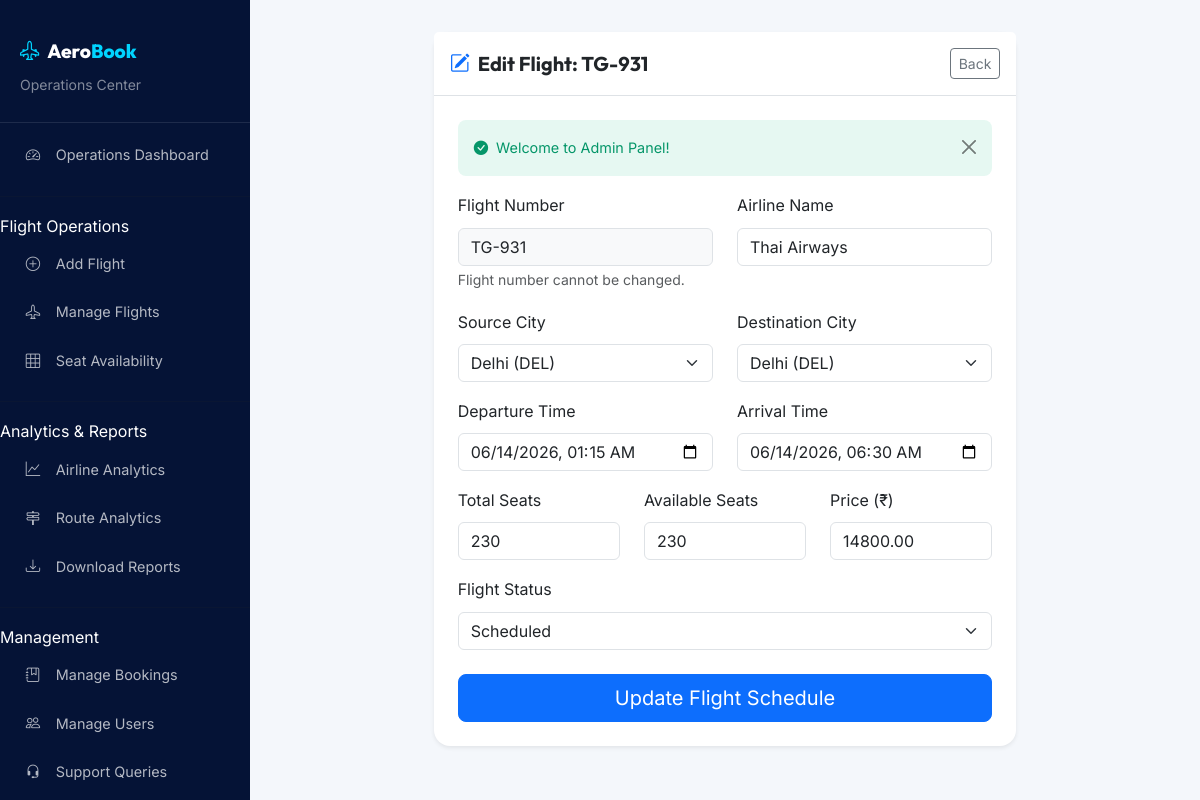
The app's page /admin/edit-flight.php?id=78 (signed in), older data.
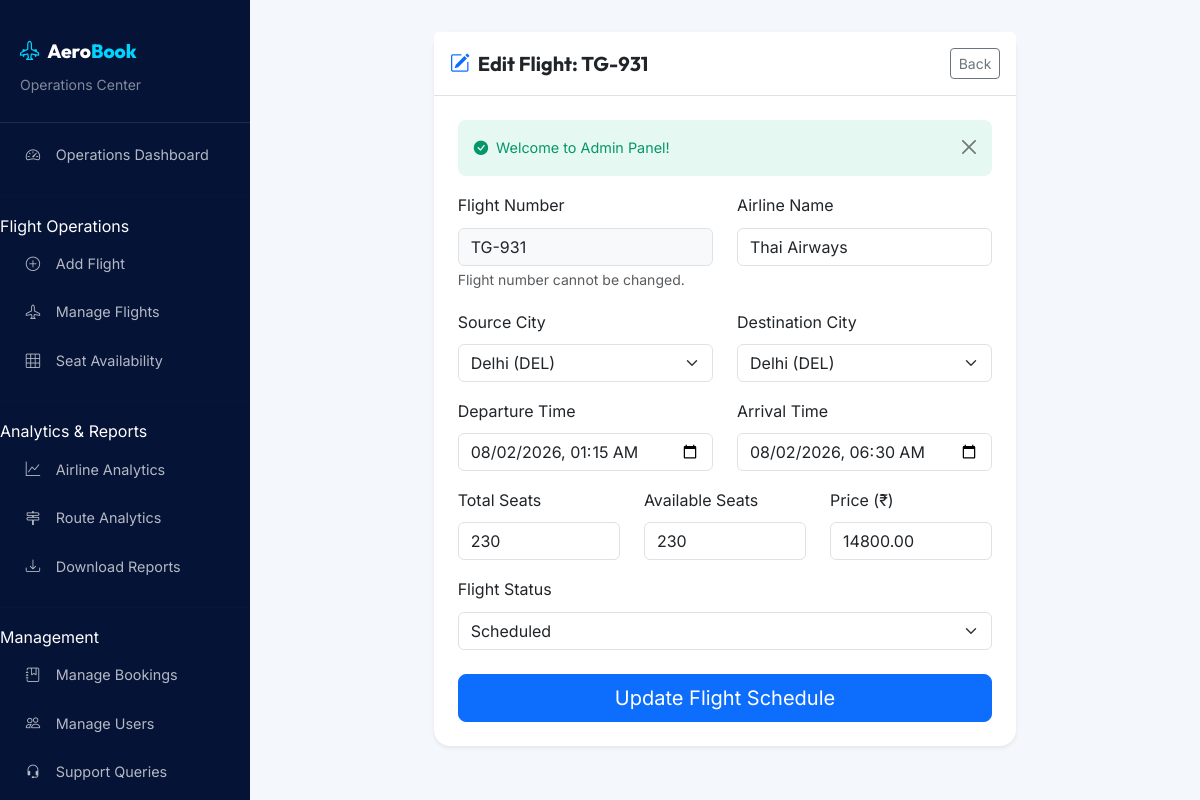
The same page, newer data.
### tables this page shows
CREATE TABLE IF NOT EXISTS flights (
    flight_id INT AUTO_INCREMENT PRIMARY KEY,
    airline_name VARCHAR(100) NOT NULL,
    flight_number VARCHAR(20) NOT NULL UNIQUE,
    source VARCHAR(100) NOT NULL,
    destination VARCHAR(100) NOT NULL,
    departure_time DATETIME NOT NULL,
    arrival_time DATETIME NOT NULL,
    total_seats INT NOT NULL DEFAULT 180,
    seats_available INT NOT NULL DEFAULT 180,
    price DECIMAL(10, 2) NOT NULL,
    status ENUM('Scheduled', 'Delayed', 'Cancelled', 'Completed') DEFAULT 'Scheduled',
    created_at TIMESTAMP DEFAULT CURRENT_TIMESTAMP
);

### includes/FlightHelper.php (called while the page is built, shortened)
<?php
if (!defined('AEROBOOK_FLIGHT_HELPER')) {
function getFlightById($id) {
    global $conn;
    $stmt = mysqli_prepare($conn, "SELECT * FROM flights WHERE flight_id = ?");
    mysqli_stmt_bind_param($stmt, "i", $id);
    mysqli_stmt_execute($stmt);
    $result = mysqli_stmt_get_result($stmt);
    $flight = mysqli_fetch_assoc($result);
    return $flight;
}
}

### admin/edit-flight.php (the view, shortened to what this page needs)
<?php
require_once __DIR__ . '/includes/admin-header.php';
$id = intval($_GET['id'] ?? 0);
$f = getFlightById($id);
?>
<div class="row justify-content-center">
    <div class="col-lg-8">
        <div class="card border-0 shadow-sm rounded-4">
            <div class="card-header bg-white p-3 border-bottom d-flex justify-content-between align-items-center">
                <h5 class="mb-0 fw-bold"><i class="bi bi-pencil-square me-2 text-primary"></i>Edit Flight: <?php echo $f['flight_number']; ?></h5>
                <a href="manage-flights.php" class="btn btn-sm btn-outline-secondary">Back</a>
            </div>
            <div class="card-body p-4">
                <form method="POST">
                    <div class="row">
                        <div class="col-md-6 mb-3">
                            <label class="form-label">Flight Number</label>
                            <input type="text" class="form-control bg-light" value="<?php echo $f['flight_number']; ?>" disabled>
                            <small class="text-muted">Flight number cannot be changed.</small>
                        </div>
                        <div class="col-md-6 mb-3">
                            <label class="form-label">Airline Name</label>
                            <input type="text" name="airline_name" class="form-control" value="<?php echo htmlspecialchars($f['airline_name']); ?>" required>
                        </div>
                    </div>
                    <div class="row">
                        <div class="col-md-6 mb-3">
                            <label class="form-label">Source City</label>
                            <select name="source" class="form-select" required>
                            </select>
                        </div>
                        <div class="col-md-6 mb-3">
                            <label class="form-label">Destination City</label>
                            <select name="destination" class="form-select" required>
                            </select>
                        </div>
                    </div>
                    <div class="row">
                        <div class="col-md-6 mb-3">
                            <label class="form-label">Departure Time</label>
                            <input type="datetime-local" name="departure_time" class="form-control" value="<?php echo date('Y-m-d\TH:i', strtotime($f['departure_time'])); ?>" required>
                        </div>
                        <div class="col-md-6 mb-3">
                            <label class="form-label">Arrival Time</label>
                            <input type="datetime-local" name="arrival_time" class="form-control" value="<?php echo date('Y-m-d\TH:i', strtotime($f['arrival_time'])); ?>" required>
                        </div>
                    </div>
                    <div class="row">
                        <div class="col-md-4 mb-3">
                            <label class="form-label">Total Seats</label>
                            <input type="number" name="total_seats" class="form-control" value="<?php echo $f['total_seats']; ?>" min="1" required>
                        </div>
                        <div class="col-md-4 mb-3">
                            <label class="form-label">Available Seats</label>
                            <input type="number" name="seats_available" class="form-control" value="<?php echo $f['seats_available']; ?>" min="0" required>
                        </div>
                        <div class="col-md-4 mb-3">
                            <label class="form-label">Price (₹)</label>
                            <input type="number" name="price" class="form-control" value="<?php echo $f['price']; ?>" step="0.01" min="0" required>
                        </div>
                    </div>
                    <div class="mb-4">
                        <label class="form-label">Flight Status</label>
                        <select name="status" class="form-select">
                        </select>
                    </div>
                    <button type="submit" class="btn btn-primary btn-lg w-100">Update Flight Schedule</button>
                </form>
            </div>
        </div>
    </div>
</div>
<?php require_once __DIR__ . '/includes/admin-footer.php'; ?>

Row changes from the older to the newer data that the page shows:
changed flights "TG-931": departure_time "06/14/2026 01:15" → "08/02/2026 01:15"; arrival_time "06/14/2026 06:30" → "08/02/2026 06:30"
